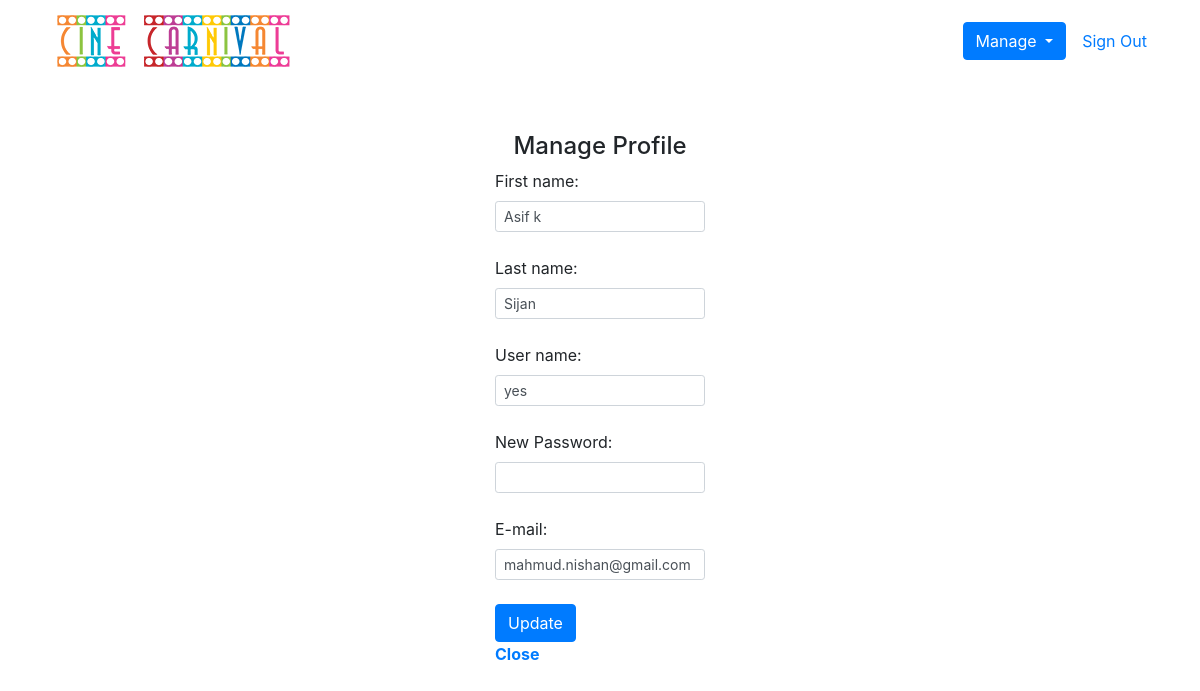
The page /PHP/Admin/update.php (signed in) on the database its author committed.
### tables this page shows
CREATE TABLE `manager` (
  `first_name` varchar(256) NOT NULL,
  `last_name` varchar(256) NOT NULL,
  `user_name` varchar(256) NOT NULL,
  `email` varchar(256) NOT NULL,
  `password` varchar(256) NOT NULL,
  `id` int(20) NOT NULL
);

### PHP/Admin/update.php (the view, shortened to what this page needs)
<?php
  $user=$_SESSION["userName"];
?>
<?php
  include "includes/db_connect.inc.php";
?>
<!doctype html>
<html lang="en">
  <head>
    <link rel="stylesheet" href="https://stackpath.bootstrapcdn.com/bootstrap/4.3.1/css/bootstrap.min.css">
  </head>
  <body>
  <header>
	<div class="d-flex flex-row flex-nowrap sm-flex-wrap  header-section container">
		<div class="p-2 mr-2">
			<a href="..\dash\movie/index.php"><img src="CineCarnival.png" alt="No Image..."></a>
		</div>
		<div class="p-2 align-self-center d-sm-none d-md-block d-none d-sm-block mr-0 pr-0">
		</div>
		<div class="p-2 align-self-center  mr-auto d-sm-none d-md-block d-none d-sm-block ml-0 pl-0">
		</div>
		<div class="p-2 align-self-center header-anchor">
			<div class="btn-group-vertical">
				<div class="btn-group">
				<button type="button" class="btn btn-primary dropdown-toggle" data-toggle="dropdown">
					Manage
				</button>
				</div>
  			</div>
		</div>
		<div class="p-2 align-self-center">
			<a href="logout.php" style="text-decoration: none;"><i class="fas fa-sign-out-alt"></i>  Sign Out</a>
		</div>
	</div>
</header>
    <div class="wrapper container">
        <?php
					$query = mysqli_query($conn, "SELECT * FROM `manager`  WHERE `user_name` = '$user'") or die(mysqli_error());
					while($fetch = mysqli_fetch_array($query)){
				?>
    <form action="update.php" method="post">
      <div class="text-center">
        <h4>Manage Profile</h4>
      </div>
      <label for="first_name">First name: </label>
      <input type="text" class="form-control form-control-sm" name="first_name" value="<?php echo $fetch['first_name']?>" required><br>
      <label for="last_name">Last name: </label>
      <input type="text" class="form-control form-control-sm" name="last_name" value="<?php echo $fetch['last_name']?>" required><br>
      <label for="user_name">User name: </label>
      <input type="text" class="form-control form-control-sm" name="user_name" value="<?php echo $fetch['user_name']?>" required><br>
      <label for="user_pass">New Password: </label>
      <input type="password" class="form-control form-control-sm" name="user_pass" value="" required><br>
      <label for="user_email">E-mail: </label>
      <input type="email" class="form-control form-control-sm" name="user_email" value="<?php echo $fetch['email']?>" required><br>
      <button type="submit" class="btn btn-primary" name="button">Update</button><br>
      <b> <a href="..\dash\movie/index.php">Close</a></b>
    </form>
    <?php
					}
				?>
    </div>
  </body>
</html>

### PHP/Admin/update.php (style rules this page uses)
.wrapper { padding-top:50px; width: 20%; }

### rows shown on the page
manager: first_name "Asif k", last_name "Sijan", user_name "yes", user_email "mahmud.nishan@gmail.com"
